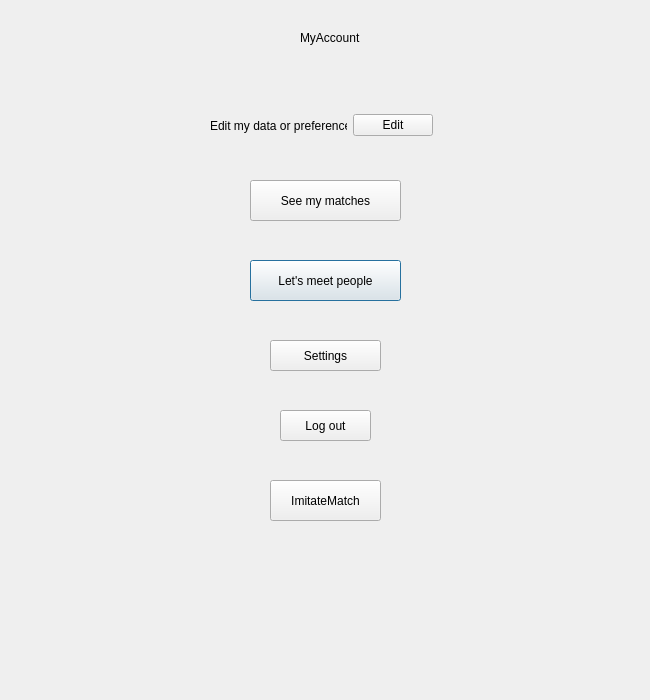
<?xml version="1.0" encoding="UTF-8"?>
<ui version="4.0">
 <class>MyAccount</class>
 <widget class="QDialog" name="MyAccount">
  <property name="geometry">
   <rect>
    <x>0</x>
    <y>0</y>
    <width>650</width>
    <height>700</height>
   </rect>
  </property>
  <property name="windowTitle">
   <string>Dialog</string>
  </property>
  <widget class="QLabel" name="MyAcc">
   <property name="geometry">
    <rect>
     <x>300</x>
     <y>30</y>
     <width>91</width>
     <height>16</height>
    </rect>
   </property>
   <property name="text">
    <string>MyAccount</string>
   </property>
  </widget>
  <widget class="QPushButton" name="BtnToMeetingPage">
   <property name="geometry">
    <rect>
     <x>250</x>
     <y>260</y>
     <width>151</width>
     <height>41</height>
    </rect>
   </property>
   <property name="text">
    <string>Let's meet people</string>
   </property>
  </widget>
  <widget class="QPushButton" name="LogOut">
   <property name="geometry">
    <rect>
     <x>280</x>
     <y>410</y>
     <width>91</width>
     <height>31</height>
    </rect>
   </property>
   <property name="text">
    <string>Log out</string>
   </property>
  </widget>
  <widget class="QWidget" name="layoutWidget">
   <property name="geometry">
    <rect>
     <x>210</x>
     <y>110</y>
     <width>223</width>
     <height>31</height>
    </rect>
   </property>
   <layout class="QHBoxLayout" name="horizontalLayout">
    <item>
     <widget class="QLabel" name="EditMyData">
      <property name="text">
       <string>Edit my data or preferences</string>
      </property>
     </widget>
    </item>
    <item>
     <widget class="QPushButton" name="BtnEdit">
      <property name="text">
       <string>Edit</string>
      </property>
     </widget>
    </item>
   </layout>
  </widget>
  <widget class="QPushButton" name="BtnToMyMatches">
   <property name="geometry">
    <rect>
     <x>250</x>
     <y>180</y>
     <width>151</width>
     <height>41</height>
    </rect>
   </property>
   <property name="text">
    <string>See my matches</string>
   </property>
  </widget>
  <widget class="QPushButton" name="ToSettings">
   <property name="geometry">
    <rect>
     <x>270</x>
     <y>340</y>
     <width>111</width>
     <height>31</height>
    </rect>
   </property>
   <property name="text">
    <string>Settings</string>
   </property>
  </widget>
  <widget class="QPushButton" name="BtnImitateMatch">
   <property name="geometry">
    <rect>
     <x>270</x>
     <y>480</y>
     <width>111</width>
     <height>41</height>
    </rect>
   </property>
   <property name="text">
    <string>ImitateMatch</string>
   </property>
  </widget>
 </widget>
 <resources/>
 <connections/>
</ui>
